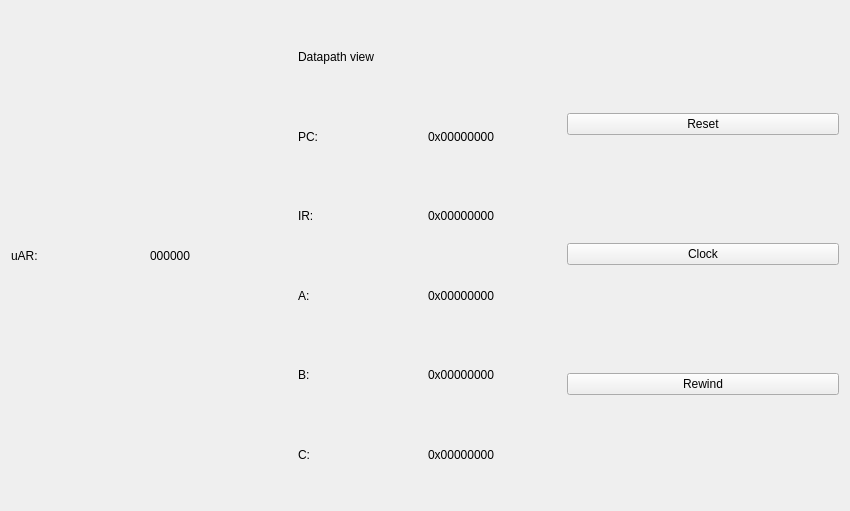
<?xml version="1.0" encoding="UTF-8"?>
<ui version="4.0">
 <class>SimulationView</class>
 <widget class="QWidget" name="SimulationView">
  <property name="geometry">
   <rect>
    <x>0</x>
    <y>0</y>
    <width>850</width>
    <height>511</height>
   </rect>
  </property>
  <property name="sizePolicy">
   <sizepolicy hsizetype="Expanding" vsizetype="Expanding">
    <horstretch>1</horstretch>
    <verstretch>1</verstretch>
   </sizepolicy>
  </property>
  <property name="windowTitle">
   <string>Form</string>
  </property>
  <layout class="QVBoxLayout" name="verticalLayout_2">
   <item>
    <layout class="QHBoxLayout" name="horizontalLayout_2" stretch="1,1,1">
     <item>
      <layout class="QVBoxLayout" name="verticalLayout_3">
       <item>
        <layout class="QHBoxLayout" name="uarDisplayLayout">
         <item>
          <widget class="QLabel" name="uarLabel">
           <property name="text">
            <string>uAR:</string>
           </property>
          </widget>
         </item>
         <item>
          <widget class="QLabel" name="uarValueLabel">
           <property name="text">
            <string>000000</string>
           </property>
          </widget>
         </item>
        </layout>
       </item>
      </layout>
     </item>
     <item>
      <layout class="QVBoxLayout" name="verticalLayout">
       <item>
        <widget class="QWidget" name="datapathwidget" native="true">
         <property name="sizePolicy">
          <sizepolicy hsizetype="Expanding" vsizetype="Expanding">
           <horstretch>0</horstretch>
           <verstretch>0</verstretch>
          </sizepolicy>
         </property>
         <layout class="QVBoxLayout" name="verticalLayout_5">
          <item>
           <widget class="QLabel" name="label">
            <property name="text">
             <string>Datapath view</string>
            </property>
           </widget>
          </item>
          <item>
           <layout class="QHBoxLayout" name="pcDisplayLayout">
            <item>
             <widget class="QLabel" name="pcLabel">
              <property name="text">
               <string>PC:</string>
              </property>
             </widget>
            </item>
            <item>
             <widget class="QLabel" name="pcValueLabel">
              <property name="text">
               <string>0x00000000</string>
              </property>
             </widget>
            </item>
           </layout>
          </item>
          <item>
           <layout class="QHBoxLayout" name="irDisplayLayout">
            <item>
             <widget class="QLabel" name="irLabel">
              <property name="text">
               <string>IR:</string>
              </property>
             </widget>
            </item>
            <item>
             <widget class="QLabel" name="irValueLabel">
              <property name="text">
               <string>0x00000000</string>
              </property>
             </widget>
            </item>
           </layout>
          </item>
          <item>
           <layout class="QHBoxLayout" name="aDisplayLayout">
            <item>
             <widget class="QLabel" name="aLabel">
              <property name="text">
               <string>A:</string>
              </property>
             </widget>
            </item>
            <item>
             <widget class="QLabel" name="aValueLabel">
              <property name="text">
               <string>0x00000000</string>
              </property>
             </widget>
            </item>
           </layout>
          </item>
          <item>
           <layout class="QHBoxLayout" name="bDisplayLayout">
            <item>
             <widget class="QLabel" name="bLabel">
              <property name="text">
               <string>B:</string>
              </property>
             </widget>
            </item>
            <item>
             <widget class="QLabel" name="bValueLabel">
              <property name="text">
               <string>0x00000000</string>
              </property>
             </widget>
            </item>
           </layout>
          </item>
          <item>
           <layout class="QHBoxLayout" name="cDisplayLayout">
            <item>
             <widget class="QLabel" name="cLabel">
              <property name="text">
               <string>C:</string>
              </property>
             </widget>
            </item>
            <item>
             <widget class="QLabel" name="cValueLabel">
              <property name="text">
               <string>0x00000000</string>
              </property>
             </widget>
            </item>
           </layout>
          </item>
         </layout>
        </widget>
       </item>
      </layout>
     </item>
     <item>
      <layout class="QVBoxLayout" name="verticalLayout_4">
       <item>
        <widget class="QPushButton" name="resetButton">
         <property name="text">
          <string>Reset</string>
         </property>
        </widget>
       </item>
       <item>
        <widget class="QPushButton" name="clockButton">
         <property name="text">
          <string>Clock</string>
         </property>
        </widget>
       </item>
       <item>
        <widget class="QPushButton" name="rewindButton">
         <property name="text">
          <string>Rewind</string>
         </property>
        </widget>
       </item>
      </layout>
     </item>
    </layout>
   </item>
  </layout>
 </widget>
 <resources/>
 <connections/>
</ui>
